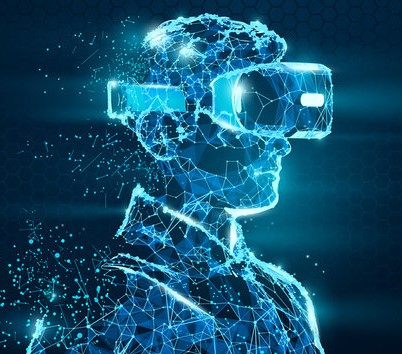
#> input picture images/img.jpg, 402 x 354 px
$ python e_11_histogram.py
#> lines starting #> are read from the running program, lines starting #| are printed output that depends on the picture; after the words box and inside, x2 and y2 are one past the last pixel; in counts of white or black regions, pixels touching at a corner belong together
import cv2 as cv
import numpy as np
import matplotlib.pyplot as plt


image = cv.imread('images/img.jpg')
#> image is the input picture: shape (354, 402, 3); mean B, G, R 108.3, 79.3, 18.7

blank = np.zeros(image.shape[:2], dtype='uint8')

grey = cv.cvtColor(image, cv.COLOR_BGR2GRAY)
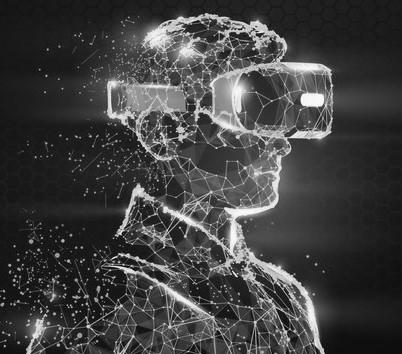
#> grey: shape (354, 402); min 4, max 251, mean 64.5

circle = cv.circle(blank, (blank.shape[1]//2, blank.shape[0]//2), 100, 255, -1)
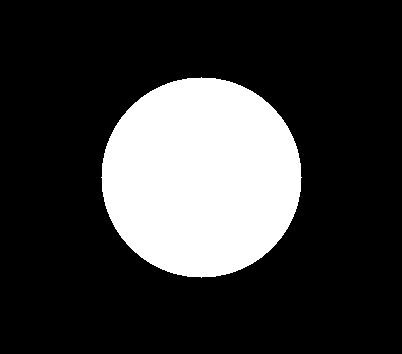
#> blank: shape (354, 402); 22.1% white; 1 white region, box (x1, y1, x2, y2) and area: (101, 77, 302, 278) 31417

mask = cv.bitwise_and(grey, grey, mask=circle)
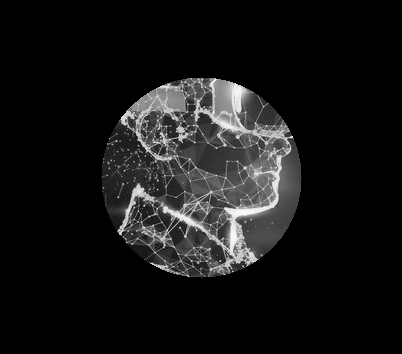
#> mask: shape (354, 402); min 0, max 251, mean 21.1

cv.imshow('Masked Image', mask)


# calculating histogram
grey_hist = cv.calcHist([grey], [0], None, [256], [0, 256])
#> grey_hist = 256 values, max 4565 at index 27, min 0 at index 0, mean 555.9

plt.figure()
plt.plot(grey_hist)
plt.show()
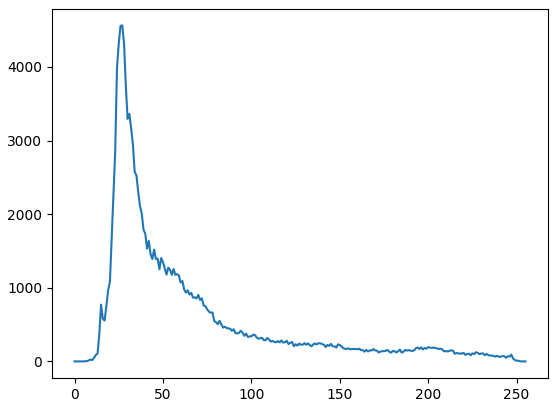
#> figure drawn by matplotlib, 1 panel; curve peaks at x = 27, y = 4565

for i, color in enumerate(('b', 'g', 'r')):
    colored_hist = cv.calcHist([image], [i], circle, [256], [0, 256])
    plt.plot(colored_hist, label=f'{color} intensity', color=color)

# print(grey.shape)

plt.title('Colored Image Histogram')
plt.xlabel('Color Intensity')
plt.ylabel('Count')
plt.legend()
plt.show()
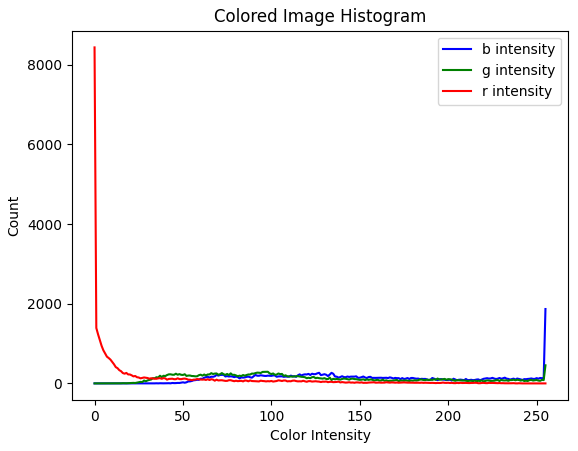
#> figure drawn by matplotlib, 1 panel; curve peaks at x = 255, y = 1867; curve peaks at x = 255, y = 454; curve peaks at x = 0, y = 8434


cv.waitKey(0)

$ run again, with images/936378.jpg copied over images/img.jpg
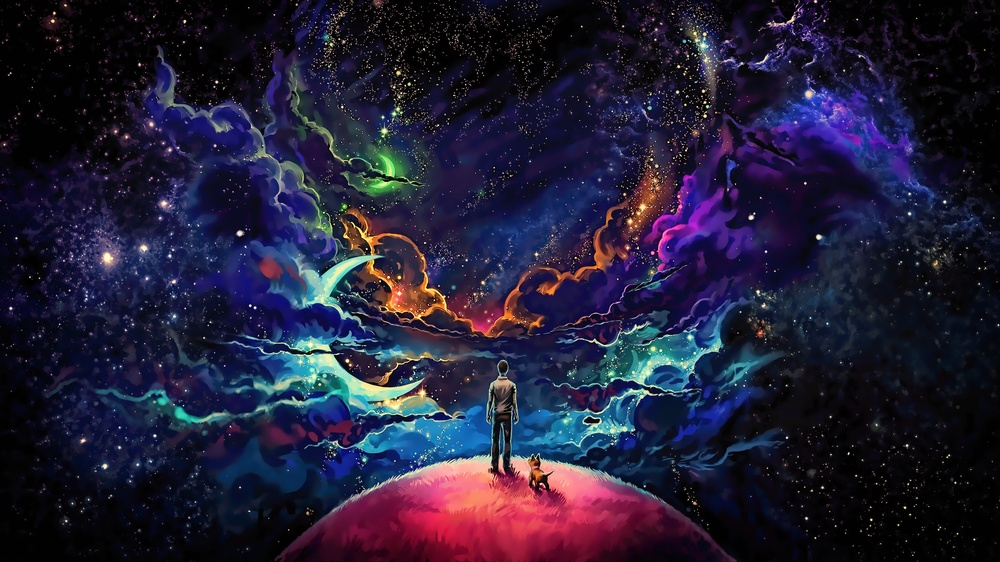
#> input picture images/936378.jpg, 1000 x 562 px, shrunk from 3840 x 2160 before the run
#> image is the input picture: shape (562, 1000, 3); mean B, G, R 54.1, 30.7, 34.5
#> `circle = cv.circle(blank, (blank.shape[1]//2, blank.shape[0]//2), 100,..`:
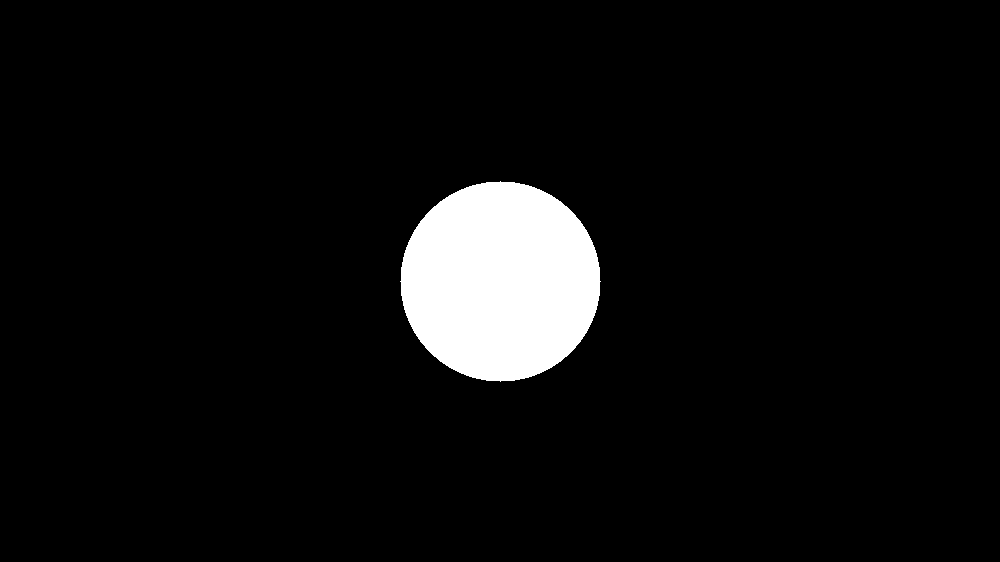
#> blank: shape (562, 1000); 5.6% white; 1 white region, box (x1, y1, x2, y2) and area: (400, 181, 601, 382) 31417
#> grey_hist = 256 values, max 30715 at index 1, min 0 at index 255, mean 2195.3
#> `plt.show()`:
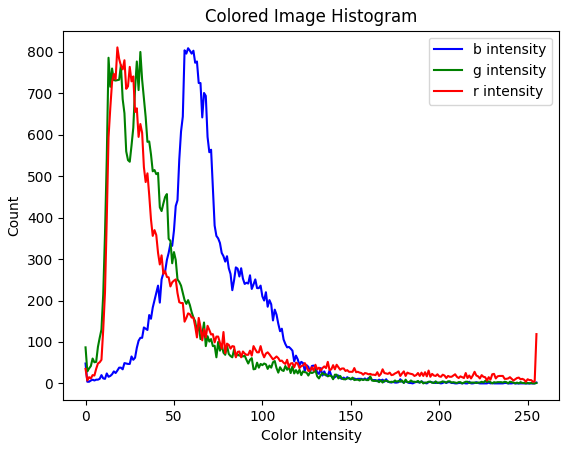
#> figure drawn by matplotlib, 1 panel; curve peaks at x = 58, y = 809; curve peaks at x = 31, y = 800; curve peaks at x = 18, y = 811
